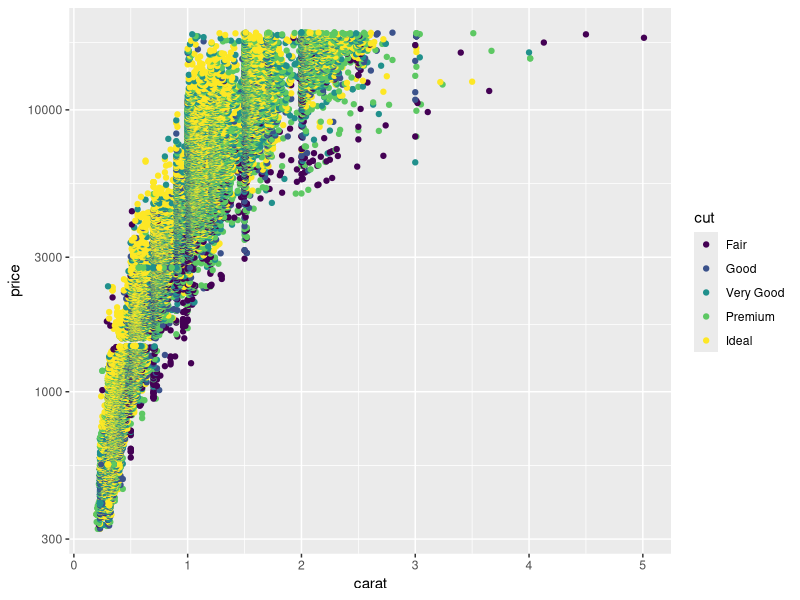
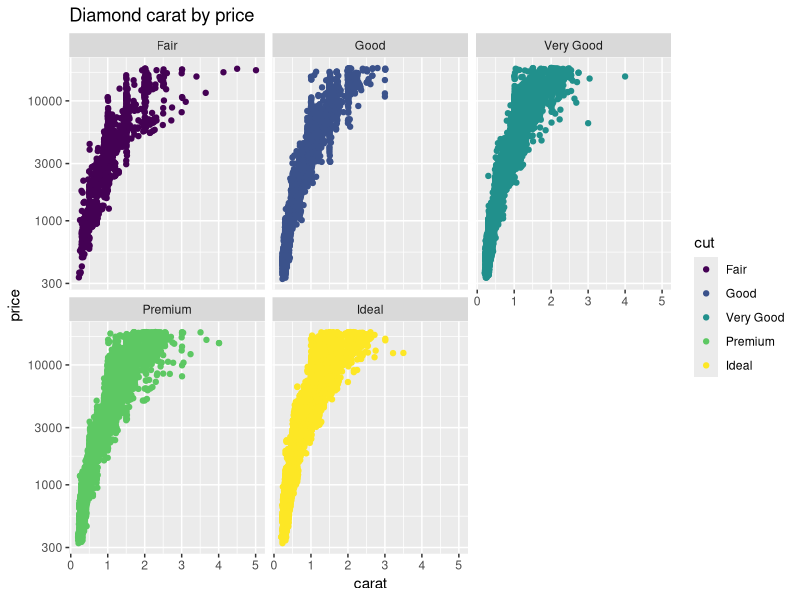
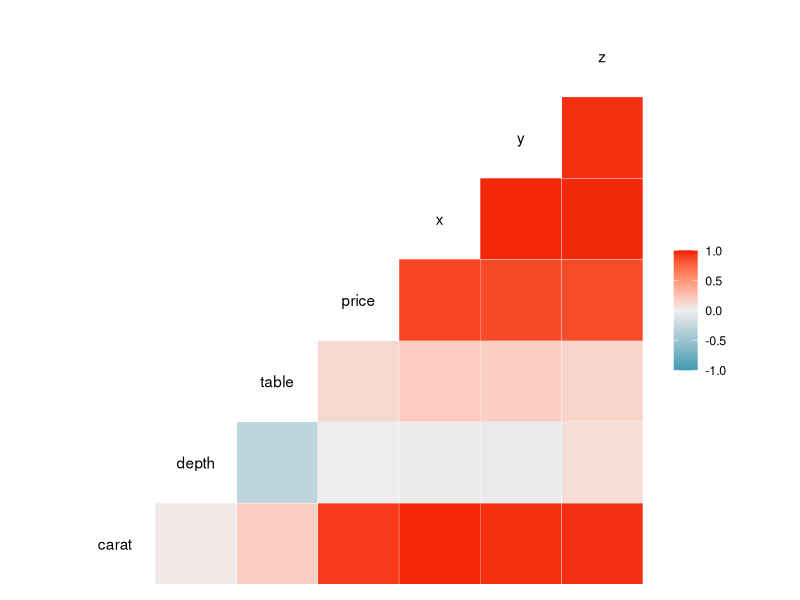
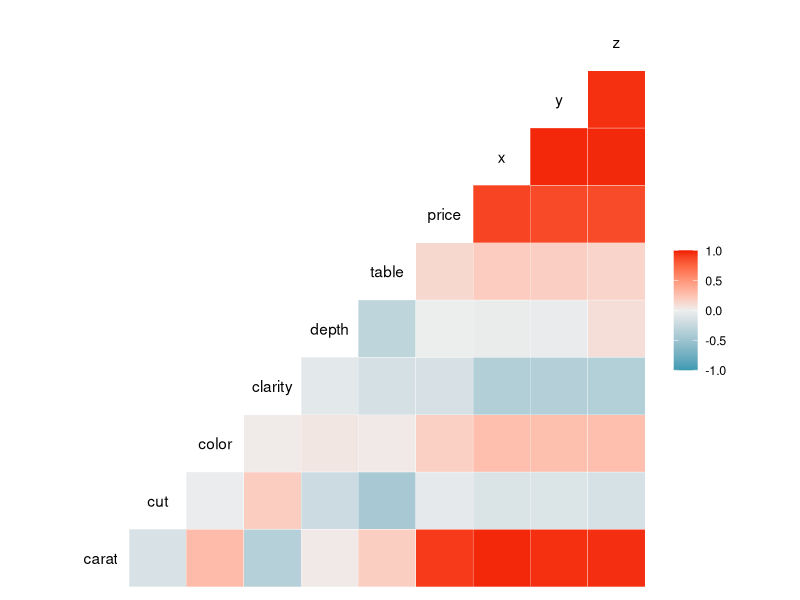

Source code (R) for these figures, in order:
## ---- chunk 1
knitr::opts_chunk$set(echo = TRUE)


if (!require("dplyr")) install.packages("dplyr"); library(dplyr)
if (!require("ggplot2")) install.packages("ggplot2"); library(ggplot2)
if (!require("GGally")) install.packages("GGally"); library(GGally)


## ---- chunk 2
head(diamonds)
## ---- chunk 3
summary(diamonds)
## ---- chunk 4
unique(diamonds$cut)

## ---- chunk 5

diamonds %>% 
ggplot(aes(carat, price, color =cut)) + 
  geom_point() +
  scale_y_log10() 

## ---- chunk 6

diamonds %>% 
ggplot(aes(carat, price, color =cut)) + 
  geom_point() +
  scale_y_log10() +
  facet_wrap(~cut) +
  ggtitle("Diamond carat by price ")
## ---- chunk 7

ggcorr(diamonds, method = c("everything", "pearson")) 

## ---- chunk 8


diamonds$cut <- as.numeric(diamonds$cut)
diamonds$color <- as.numeric(diamonds$color)
diamonds$clarity <- as.numeric(diamonds$clarity)
#ggpairs(diamonds, columns = 2:4, ggplot2::aes(colour=)) 

## ---- chunk 9

ggcorr(diamonds, method = c("everything", "pearson")) 

